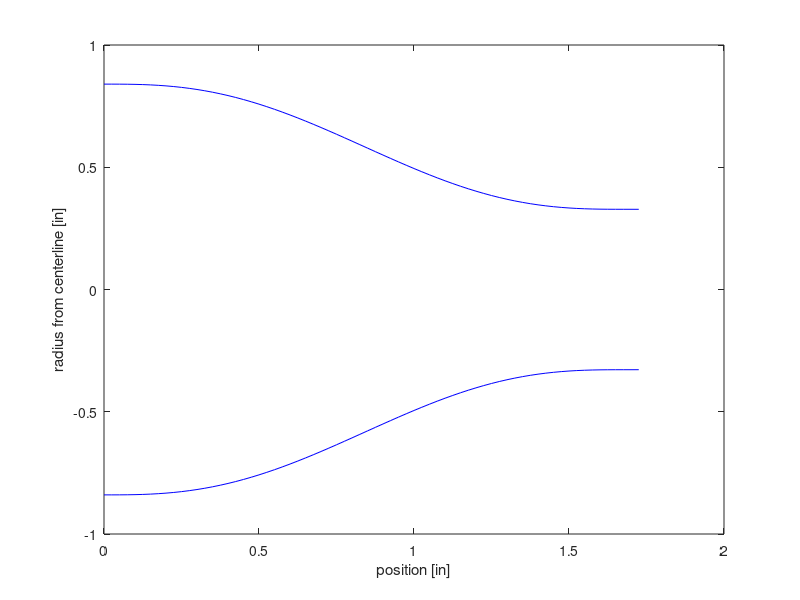

The MATLAB source for this figure: (Note: this script raises an error after producing the figure.)
close all; clear all; clc

dt = 0.6562;   % [in] throat diameter
rt = dt/2;  % [in] throat radius

di = 1.68;  % [in] nozzle inlet diameter
ri = di/2;  % [in] nozzle inlet radius

% converging section
Ld = 1;     % L/D where L is length of converging section and D is inlet diameter
L = Ld*di;
Area_ratio = (ri^2)/(rt^2);
x1 = [0:0.025:L+0.05];
a0 = sqrt(Area_ratio) * rt - rt; 
a1 = 0;
a2 = 0;
a3 = -639875/592704; %-321875/296352;
a4 = 15996875/16595712;
a5 = -79984375/348509952;

a = [a5, a4, a3, a2, a1, a0];
y1 = polyval(a, x1);%a0 + a3*x.^3 + a4*x.^4 + a5*x.^5 + rt;

%plot
plot(x1,y1 + rt,'b'); xlabel('position [in]'); ylabel('radius from centerline [in]');
hold on;
plot(x1,-(y1 + rt),'b');
plotfixer
 
% L = 1.68, 0.5*(1.68 - 0.6562)+ a*L^3 + b*L^4 + c*L^5 = 0; 6*a + 12*b*L+ 20*c*L^2 = 0, 3*a + 4*b*L + 5*c*L^2 = 0

% L = 1.68, 
% 0.3*((1.68/0.6)^2 - 1) + a*L^3 + b*L^4 + c*L^5 = 0; 
% 6*a + 12*b*L+ 20*c*L^2 = 0, 
% 3*a + 4*b*L + 5*c*L^2 = 0


%% diverging section
epsilon = 2.2;  % expansion ratio
At = pi*rt^2;   % area at throat
Ae = epsilon * At;  % area at exit
re = sqrt(Ae/pi);

% L = 1.32; (sqrt(2.25) - 1)*(0.3) = L^3*(a + b*L + c*L^2); 0 = 3a + 6b*L + 10c*L^2; 0 = 3a+4b*L+5c*L^2

L2 = 1.32;          % [in]
% b0 = 0; b1 = 0; b2 = 0; 
% b3 = 0.652183; 
% b4 = -0.741117;
% b5 = 0.224581; 
% 
% b = [b5, b4, b3, b2, b1, b0];
% x2 = linspace(0, L2);
% 
% y2 = polyval(b, x2);

% plot(x2+L, y2 + rt, 'b')
% plot(x2+L, -(y2 + rt), 'b')

plot([1.68 ,3], [rt, re], 'b')
plot([1.68 ,3], -[rt, re], 'b')

plotfixer();
set(gcf,'Units','inches','position',[0 0 9 6])

nozzle = [x1, [1.68 ,3];  y1+rt, [rt, re]];
coordinates = y1*2;

